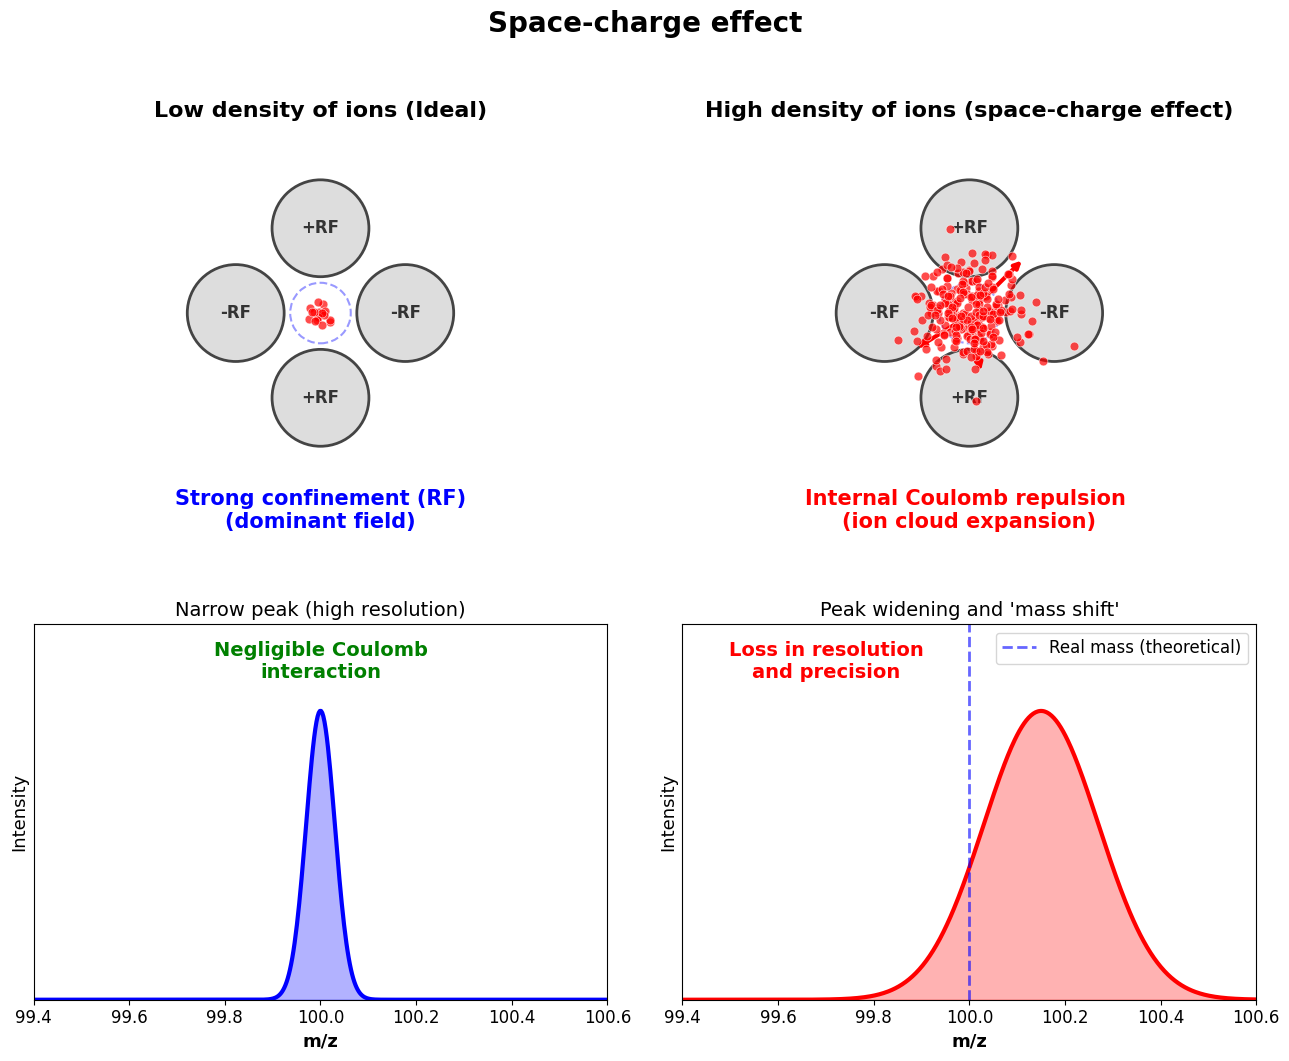

The Python source for this figure:
import matplotlib.pyplot as plt
import numpy as np
import matplotlib.patches as patches

FS_SUPTITLE = 20
FS_TITLE = 16
FS_LABEL = 13
FS_ANNOT_BIG = 14
FS_ANNOT_SMALL = 12
FS_BASE_ANNOT = 15

def draw_quadrupole_rods(ax):
    r = 0.8
    offset = 1.4
    rod_color = "#dddddd"
    edge_color = "#444444"

    rods = [
        patches.Circle((0, offset), r, facecolor=rod_color, edgecolor=edge_color, lw=2),
        patches.Circle(
            (0, -offset), r, facecolor=rod_color, edgecolor=edge_color, lw=2
        ),
        patches.Circle(
            (-offset, 0), r, facecolor=rod_color, edgecolor=edge_color, lw=2
        ),
        patches.Circle((offset, 0), r, facecolor=rod_color, edgecolor=edge_color, lw=2),
    ]
    for rod in rods:
        ax.add_patch(rod)

    ax.text(
        0,
        offset,
        "+RF",
        ha="center",
        va="center",
        fontsize=FS_ANNOT_SMALL,
        weight="bold",
        color="#333333",
    )
    ax.text(
        0,
        -offset,
        "+RF",
        ha="center",
        va="center",
        fontsize=FS_ANNOT_SMALL,
        weight="bold",
        color="#333333",
    )
    ax.text(
        -offset,
        0,
        "-RF",
        ha="center",
        va="center",
        fontsize=FS_ANNOT_SMALL,
        weight="bold",
        color="#333333",
    )
    ax.text(
        offset,
        0,
        "-RF",
        ha="center",
        va="center",
        fontsize=FS_ANNOT_SMALL,
        weight="bold",
        color="#333333",
    )

    ax.set_xlim(-3.1, 3.1)
    ax.set_ylim(-3.1, 3.1)
    ax.axis("off")
    ax.set_aspect("equal")

def draw_ions(ax, n_ions, spread, color="red"):
    np.random.seed(42)
    x = np.random.normal(0, spread, n_ions)
    y = np.random.normal(0, spread, n_ions)
    ax.scatter(
        x, y, color=color, alpha=0.7, s=40, edgecolors="white", linewidth=0.5, zorder=10
    )
    confinement = patches.Circle(
        (0, 0), 0.5, fill=False, edgecolor="blue", linestyle="--", alpha=0.4, lw=1.5
    )
    ax.add_patch(confinement)

def draw_spectrum(ax, mu, sigma, title, color="blue", y_limit=1.25):
    x = np.linspace(99.4, 100.6, 500)
    y = (1 / (sigma * np.sqrt(2 * np.pi))) * np.exp(-0.5 * ((x - mu) / sigma) ** 2)
    y = y / max(y)

    ax.plot(x, y, color=color, lw=3)
    ax.fill_between(x, y, color=color, alpha=0.3)

    ax.set_xlabel("m/z", fontsize=FS_LABEL, weight="bold")
    ax.set_ylabel("Intensity", fontsize=FS_LABEL)
    ax.set_title(title, fontsize=FS_TITLE - 2)

    ax.set_yticks([])
    ax.set_ylim(0, y_limit)
    ax.set_xlim(99.4, 100.6)
    ax.tick_params(axis="x", labelsize=FS_ANNOT_SMALL)

fig = plt.figure(figsize=(13, 11))
fig.suptitle(
    "Space-charge effect", fontsize=FS_SUPTITLE, weight="bold", y=0.99
)

# Left side: Ideal case
ax1 = fig.add_subplot(2, 2, 1)
draw_quadrupole_rods(ax1)
draw_ions(ax1, n_ions=20, spread=0.1)
ax1.set_title("Low density of ions (Ideal)", fontsize=FS_TITLE, weight="bold")

ax1.text(
    0,
    -2.9,
    "Strong confinement (RF)\n(dominant field)",
    ha="center",
    va="top",
    color="blue",
    fontsize=FS_BASE_ANNOT,
    weight="bold",
)

ax2 = fig.add_subplot(2, 2, 3)
draw_spectrum(
    ax2, mu=100.0, sigma=0.03, title="Narrow peak (high resolution)", y_limit=1.3
)

ax2.text(
    100.0,
    1.1,
    "Negligible Coulomb\ninteraction",
    ha="center",
    va="bottom",
    fontsize=FS_ANNOT_BIG,
    color="green",
    weight="bold",
)

# Right side: Space-charge effect
ax3 = fig.add_subplot(2, 2, 2)
draw_quadrupole_rods(ax3)
draw_ions(ax3, n_ions=250, spread=0.45)
ax3.set_title(
    "High density of ions (space-charge effect)", fontsize=FS_TITLE, weight="bold"
)

ax3.annotate(
    "",
    xy=(0.9, 0.9),
    xytext=(0.1, 0.1),
    arrowprops=dict(arrowstyle="->", color="red", lw=3),
)
ax3.annotate(
    "",
    xy=(-0.9, -0.6),
    xytext=(-0.1, -0.1),
    arrowprops=dict(arrowstyle="->", color="red", lw=3),
)
ax3.annotate(
    "",
    xy=(0.2, -1.0),
    xytext=(0.0, -0.1),
    arrowprops=dict(arrowstyle="->", color="red", lw=3),
)

ax3.text(
    0,
    -2.9,
    "Internal Coulomb repulsion \n(ion cloud expansion)",
    ha="center",
    va="top",
    color="red",
    fontsize=FS_BASE_ANNOT,
    weight="bold",
)

ax4 = fig.add_subplot(2, 2, 4)
draw_spectrum(
    ax4,
    mu=100.15,
    sigma=0.12,
    title="Peak widening and 'mass shift'",
    color="red",
    y_limit=1.3,
)

ax4.axvline(
    100.0,
    color="blue",
    linestyle="--",
    alpha=0.6,
    lw=2,
    label="Real mass (theoretical)",
)

ax4.legend(loc="upper right", fontsize=FS_ANNOT_SMALL)

ax4.text(
    99.7,
    1.1,
    "Loss in resolution\nand precision",
    ha="center",
    va="bottom",
    fontsize=FS_ANNOT_BIG,
    color="red",
    weight="bold",
)

plt.tight_layout(rect=[0, 0.03, 1, 0.96], h_pad=5.0, w_pad=2.0)
plt.show()
